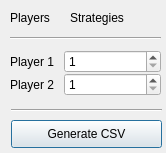
<?xml version="1.0" encoding="UTF-8"?>
<ui version="4.0">
 <class>Dialog</class>
 <widget class="QDialog" name="Dialog">
  <property name="geometry">
   <rect>
    <x>0</x>
    <y>0</y>
    <width>166</width>
    <height>153</height>
   </rect>
  </property>
  <property name="windowTitle">
   <string>Dialog</string>
  </property>
  <widget class="QWidget" name="layoutWidget">
   <property name="geometry">
    <rect>
     <x>10</x>
     <y>50</y>
     <width>151</width>
     <height>51</height>
    </rect>
   </property>
   <layout class="QFormLayout" name="formLayout">
    <property name="sizeConstraint">
     <enum>QLayout::SetNoConstraint</enum>
    </property>
    <property name="fieldGrowthPolicy">
     <enum>QFormLayout::AllNonFixedFieldsGrow</enum>
    </property>
    <property name="labelAlignment">
     <set>Qt::AlignCenter</set>
    </property>
    <property name="formAlignment">
     <set>Qt::AlignHCenter|Qt::AlignTop</set>
    </property>
    <property name="horizontalSpacing">
     <number>10</number>
    </property>
    <property name="verticalSpacing">
     <number>0</number>
    </property>
    <item row="2" column="0">
     <widget class="QLabel" name="label_2">
      <property name="text">
       <string>Player 2</string>
      </property>
     </widget>
    </item>
    <item row="1" column="0">
     <widget class="QLabel" name="label_1">
      <property name="sizePolicy">
       <sizepolicy hsizetype="Preferred" vsizetype="Preferred">
        <horstretch>10</horstretch>
        <verstretch>0</verstretch>
       </sizepolicy>
      </property>
      <property name="text">
       <string>Player 1</string>
      </property>
     </widget>
    </item>
    <item row="1" column="1">
     <widget class="QSpinBox" name="playerStrats_1">
      <property name="minimum">
       <number>1</number>
      </property>
      <property name="maximum">
       <number>3</number>
      </property>
     </widget>
    </item>
    <item row="2" column="1">
     <widget class="QSpinBox" name="playerStrats_2">
      <property name="minimum">
       <number>1</number>
      </property>
      <property name="maximum">
       <number>3</number>
      </property>
     </widget>
    </item>
   </layout>
  </widget>
  <widget class="QLabel" name="label_label_2">
   <property name="geometry">
    <rect>
     <x>10</x>
     <y>10</y>
     <width>91</width>
     <height>16</height>
    </rect>
   </property>
   <property name="text">
    <string>Players</string>
   </property>
  </widget>
  <widget class="Line" name="line_2">
   <property name="geometry">
    <rect>
     <x>11</x>
     <y>100</y>
     <width>151</width>
     <height>20</height>
    </rect>
   </property>
   <property name="orientation">
    <enum>Qt::Horizontal</enum>
   </property>
  </widget>
  <widget class="QPushButton" name="generateButton">
   <property name="geometry">
    <rect>
     <x>11</x>
     <y>120</y>
     <width>151</width>
     <height>28</height>
    </rect>
   </property>
   <property name="text">
    <string>Generate CSV</string>
   </property>
  </widget>
  <widget class="Line" name="line">
   <property name="geometry">
    <rect>
     <x>10</x>
     <y>30</y>
     <width>151</width>
     <height>16</height>
    </rect>
   </property>
   <property name="orientation">
    <enum>Qt::Horizontal</enum>
   </property>
  </widget>
  <widget class="QLabel" name="label_label">
   <property name="geometry">
    <rect>
     <x>70</x>
     <y>10</y>
     <width>216</width>
     <height>16</height>
    </rect>
   </property>
   <property name="text">
    <string>Strategies</string>
   </property>
  </widget>
 </widget>
 <resources/>
 <connections/>
</ui>
